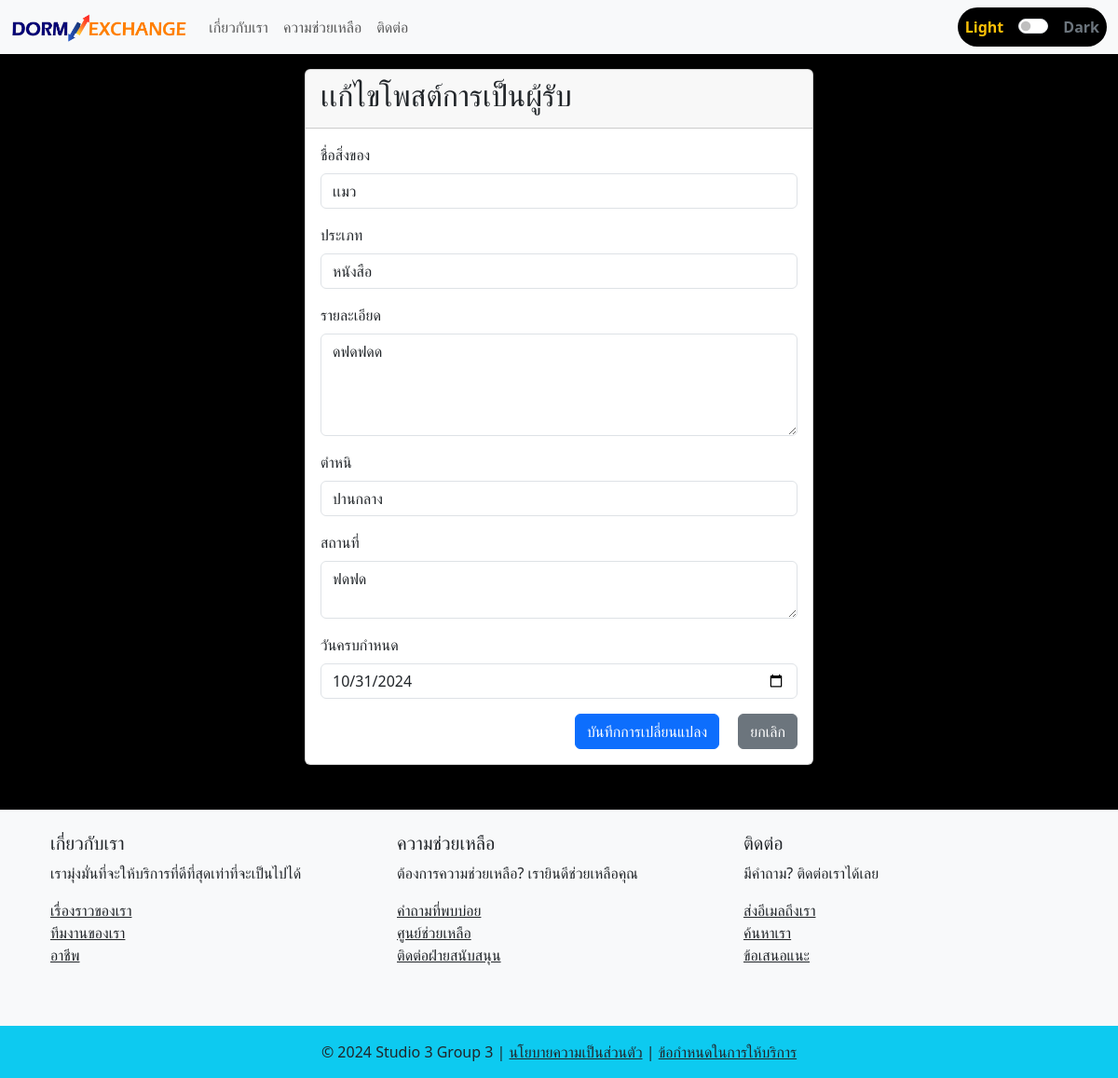
The page /edit_receiver_post/19/ (signed in) on the database its author committed.
### myapp/models.py (models this page shows, shortened)
class PostReceiver(models.Model):
    post_ID = models.AutoField(primary_key=True)
    stuff_name = models.CharField(max_length=50)
    categories = models.CharField(max_length=50, choices=CATEGORIES)
    description = models.TextField()
    defect = models.CharField(max_length=50, choices=DEFECT)
    user_profile = models.ForeignKey(UserProfile, on_delete=models.CASCADE)
    place = models.TextField()
    date_limit = models.DateField()
    created_at = models.DateTimeField(default=timezone.now)
    updated_at = models.DateTimeField(auto_now=True)
    is_matched = models.BooleanField(default=False)
    is_confirm = models.BooleanField(default=False)

### myapp/views.py (the view)
# urls.py: path('edit_receiver_post/<int:post_ID>/', views.edit_receiver_post, name='edit_receiver_post'),
@login_required
def edit_receiver_post(request, post_ID):
    post = get_object_or_404(PostReceiver, post_ID=post_ID)
    user_profile = get_object_or_404(UserProfile, user=request.user)
    if request.method == 'POST':
        form = PostReceiverForm(request.POST, request.FILES, instance=post)
        if form.is_valid():
            form.save()
            return redirect('post_history', profile_id=user_profile.id)
    else:
        form = PostReceiverForm(instance=post)
    return render(request, 'myweb/edit_receiver_post.html', {
        'form': form,
        'post': post,
        'user_profile': user_profile  # Make sure user_profile is available in the template
    })

### myapp/forms.py (shortened to what this page needs)
class PostReceiverForm(forms.ModelForm):
    class Meta:
        model = PostReceiver
        fields = ['stuff_name', 'categories', 'description', 'defect', 'place', 'date_limit']
        widgets = {
            'stuff_name': forms.TextInput(attrs={'class': 'form-control'}),
            'categories': forms.Select(attrs={'class': 'form-control'}),
            'description': forms.Textarea(attrs={'class': 'form-control', 'rows': 4}),
            'defect': forms.Select(attrs={'class': 'form-control'}),
            'place': forms.Textarea(attrs={'class': 'form-control', 'rows': 2}),
            'date_limit': forms.DateInput(attrs={'class': 'form-control', 'type': 'date'}),
        }

### myapp/templates/myweb/edit_receiver_post.html (shortened to what this page needs)
{% extends 'myweb/base.html' %}
{% block background_style %}
background-color: rgba(0, 0, 0);
{% endblock %}
{% load static %}
{% block content %}
<div class="row justify-content-center">
    <div class="col-lg-6 col-md-8 col-sm-10">
        <div class="card mt-3">
            <div class="card-header">
                <h2>เเก้ไขโพสต์การเป็นผู้รับ</h2>
            </div>
            <div class="card-body">
                <form method="POST" enctype="multipart/form-data">
                        <div class="col-12 mb-3">
                            <label for="stuff_name" class="form-label">ชื่อสิ่งของ</label>
                            {{ form.stuff_name }}
                        </div>
                        <div class="col-12 mb-3">
                            <label for="categories" class="form-label">ประเภท</label>
                            {{ form.categories }}
                        </div>
                        <div class="row">
                            <div class="col-12 mb-3">
                                <label for="description" class="form-label">รายละเอียด</label>
                                {{ form.description }}
                            </div>
                        </div>
                        <div class="row">
                            <div class="col-12 mb-3">
                                <label for="defect" class="form-label">ตำหนิ</label>
                                {{ form.defect }}
                            </div>
                            <div class="col-12 mb-3">
                                <label for="place" class="form-label">สถานที่</label>
                                {{ form.place }}
                            </div>
                        </div>
                        <div class="row">
                            <div class="col-12 mb-3">
                                <label for="date_limit" class="form-label">วันครบกำหนด</label>
                                {{ form.date_limit }}
                            </div>
                        </div>
                        <div class="text-end">
                            <button type="submit" class="btn btn-primary">บันทึกการเปลี่ยนแปลง</button>
                            <a href="{% url 'post_history' user_profile.id %}" class="btn btn-secondary ms-3">ยกเลิก</a>
                        </div>
                    </div>
            </div>
        </div>
    </div>
</div>
{% endblock %}

### myapp/templates/myweb/base.html (style rules this page uses)
body { transition: background-color 0.6s ease, color 0.6s ease; }
a { transition: color 0.5s ease; }

### rows shown on the page
PostReceiver: stuff_name "เเมว", categories "หนังสือ", description "ดฟดฟดด", defect "ปานกลาง", place "ฟดฟด", date_limit "10/31/2024"
